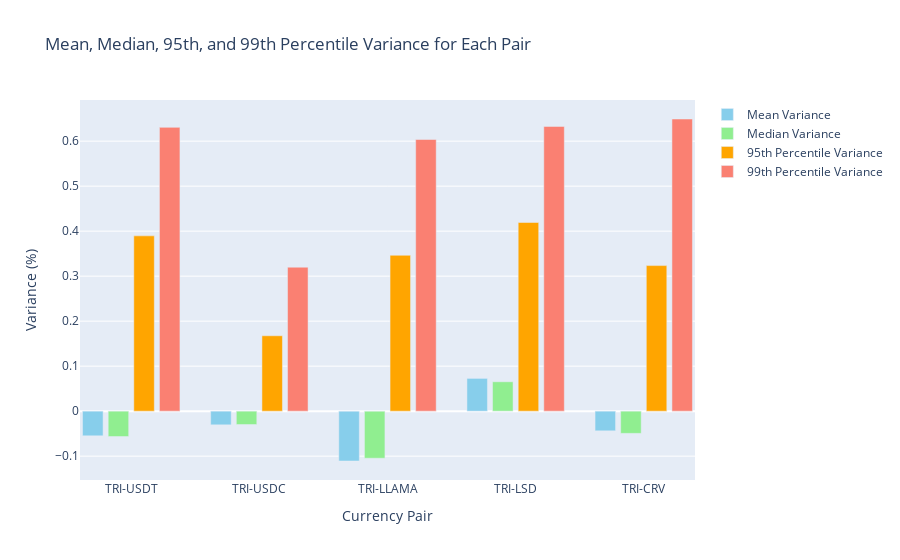

Notebook cell for this chart:
### Code cell
# Prepare data for plotting
currency_codes = []
mean_variances = []
median_variances = []
percentile_95_variances = []
percentile_99_variances = []

for oracle_col, ref_col in columns_pairs:
    # Calculate variance in percent
    df['variance_percent'] = ((df[oracle_col] - df[ref_col]) / df[ref_col]) * 100
    
    # Calculate statistics
    mean_variance_percent = df['variance_percent'].mean()
    median_variance_percent = df['variance_percent'].median()
    percentile_95_variance_percent = df['variance_percent'].quantile(0.95)
    percentile_99_variance_percent = df['variance_percent'].quantile(0.99)
    
    # Extract the currency code
    currency_code = oracle_col.split('_')[0] + "-" + oracle_col.split('_')[1]
    currency_codes.append(currency_code.upper())
    mean_variances.append(mean_variance_percent)
    median_variances.append(median_variance_percent)
    percentile_95_variances.append(percentile_95_variance_percent)
    percentile_99_variances.append(percentile_99_variance_percent)

# Create a Plotly figure
fig = go.Figure()

# Define the positions of the bars
index = np.arange(len(columns_pairs))
bar_width = 0.2

# Adding bars for each statistic
fig.add_trace(go.Bar(x=[x - 1.5*bar_width for x in index], y=mean_variances, name='Mean Variance', marker_color='skyblue'))
fig.add_trace(go.Bar(x=[x - 0.5*bar_width for x in index], y=median_variances, name='Median Variance', marker_color='lightgreen'))
fig.add_trace(go.Bar(x=[x + 0.5*bar_width for x in index], y=percentile_95_variances, name='95th Percentile Variance', marker_color='orange'))
fig.add_trace(go.Bar(x=[x + 1.5*bar_width for x in index], y=percentile_99_variances, name='99th Percentile Variance', marker_color='salmon'))

# Update the layout
fig.update_layout(
    title='Mean, Median, 95th, and 99th Percentile Variance for Each Pair',
    xaxis=dict(title='Currency Pair', tickmode='array', tickvals=index, ticktext=currency_codes),
    yaxis=dict(title='Variance (%)'),
    barmode='group'
)

fig.show()
fig.write_image('images/stats.png')

### Figure 1 — Plotly figure (JSON) as saved in the notebook; plotly's stock layout.template omitted (floating-point values rounded to 4 significant figures)
{"data": [{"marker": {"color": "skyblue"}, "name": "Mean Variance", "type": "bar", "x": [-0.3, 0.7, 1.7, 2.7, 3.7], "y": [-0.05471, -0.03034, -0.1107, 0.07282, -0.04367]}, {"marker": {"color": "lightgreen"}, "name": "Median Variance", "type": "bar", "x": [-0.1, 0.9, 1.9, 2.9, 3.9], "y": [-0.05633, -0.02967, -0.1046, 0.06534, -0.0493]}, {"marker": {"color": "orange"}, "name": "95th Percentile Variance", "type": "bar", "x": [0.1, 1.1, 2.1, 3.1, 4.1], "y": [0.3896, 0.1675, 0.3464, 0.4193, 0.3235]}, {"marker": {"color": "salmon"}, "name": "99th Percentile Variance", "type": "bar", "x": [0.3, 1.3, 2.3, 3.3, 4.3], "y": [0.6307, 0.32, 0.6037, 0.6328, 0.6493]}], "layout": {"barmode": "group", "title": {"text": "Mean, Median, 95th, and 99th Percentile Variance for Each Pair"}, "xaxis": {"tickmode": "array", "ticktext": ["TRI-USDT", "TRI-USDC", "TRI-LLAMA", "TRI-LSD", "TRI-CRV"], "tickvals": [0, 1, 2, 3, 4], "title": {"text": "Currency Pair"}}, "yaxis": {"title": {"text": "Variance (%)"}}}}
